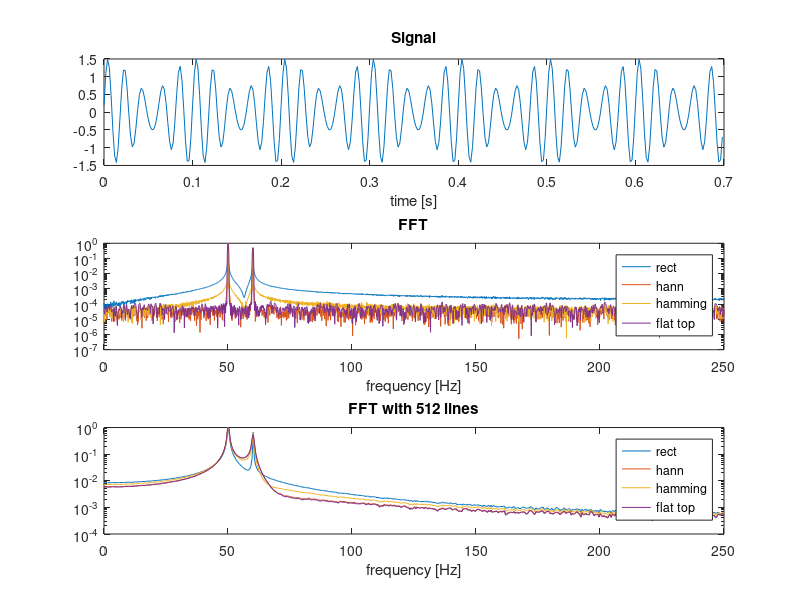

Write the MATLAB code that produced this figure.
clc; clear; close all;

%% Initial Parameters
sr = 500;                   % sample rate [Hz]
lin = 512;                  % Number of the lines
Tend = 10;                  % Signal duration [s]

n = sr*Tend;                % Total number of samples
p = lin * 64/25;            % Minimum number of sampels considering lines
Tmin = p/sr;                % Minimum data acquisition duration [s]

%% Importing signal
% In real sitation the signal DOES NOT have analytical function.
% However, here we make one to demonstrate the FFT procedure

t = linspace(0, Tend, n);                           % Time domain
x = sin(2*pi*50*t+0.2) + 0.5*sin(2*pi*60*t);        % Signal function
x = x + 0.001*randn(1, n);                           % Adding white noise

%% FFT with no window and no line consideration (rectangular window)

m = round(n/2);                 % to avoid the mirror effect of FFT
F1 = abs(fft(x));               % Use FFT and its amplitude
F1 = F1(1:m);
F1 = F1/max(F1);                % Normalization for comparison
freq = linspace(0, sr/2, m);    % Defining the frequency domain

%% FFT with various windows and no line consideration
% Here just one window has been applied (no overlapping) and winlen = n
% Note: FFT usually uses for stationary signals

F2 = abs(fft(x.*hann(n)'));                  % hann window
F2 = F2(1:m);
F2 = F2/max(F2);

F3 = abs(fft(x.*hamming(n)'));               % hamming window
F3 = F3(1:m);
F3 = F3/max(F3);

F4 = abs(fft(x.*flattopwin(n)'));            % flat-top window
F4 = F4(1:m);
F4 = F4/max(F4);

%% FFT with no window and with line consideration (rectangular window)

m = lin;                        
lin = lin*2;                    % to avoid the mirror effect of FFT
A1 = abs(fft(x, lin));          % Use FFT and its amplitude
A1 = A1(1:m);
A1 = A1/max(A1);                % Normalization for comparison
areq = linspace(0, sr/2, m);    % Defining the frequency domain

%% FFT with various windows and line consideration
% Here just one window has been applied (no overlapping)
% Note: FFT usually uses for stationary signals

A2 = abs(fft(x.*hann(n)', lin));                  % hann window
A2 = A2(1:m);
A2 = A2/max(A2);

A3 = abs(fft(x.*hamming(n)', lin));               % hamming window
A3 = A3(1:m);
A3 = A3/max(A3);

A4 = abs(fft(x.*flattopwin(n)', lin));            % flat-top window
A4 = A4(1:m);
A4 = A4/max(A4);

%% Plotting
rows = 3;
cols = 1;

% Main signal
ncutt = 350;                    % trimming the signal for better view
subplot(rows, cols, 1)
plot(t(1:ncutt), x(1:ncutt))
title("Signal")
xlabel("time [s]")

% FFT (no line)
subplot(rows, cols, 2)
semilogy(freq, F1,'DisplayName','rect')
hold on
semilogy(freq, F2,'DisplayName','hann')
semilogy(freq, F3,'DisplayName','hamming')
semilogy(freq, F4,'DisplayName','flat top')

legend
title("FFT")
xlabel("frequency [Hz]")

% FFT (no line)
subplot(rows, cols, 3)
semilogy(areq, A1,'DisplayName','rect')
hold on
semilogy(areq, A2,'DisplayName','hann')
semilogy(areq, A3,'DisplayName','hamming')
semilogy(areq, A4,'DisplayName','flat top')

legend
title(sprintf("FFT with %d lines", lin/2))
xlabel("frequency [Hz]")

